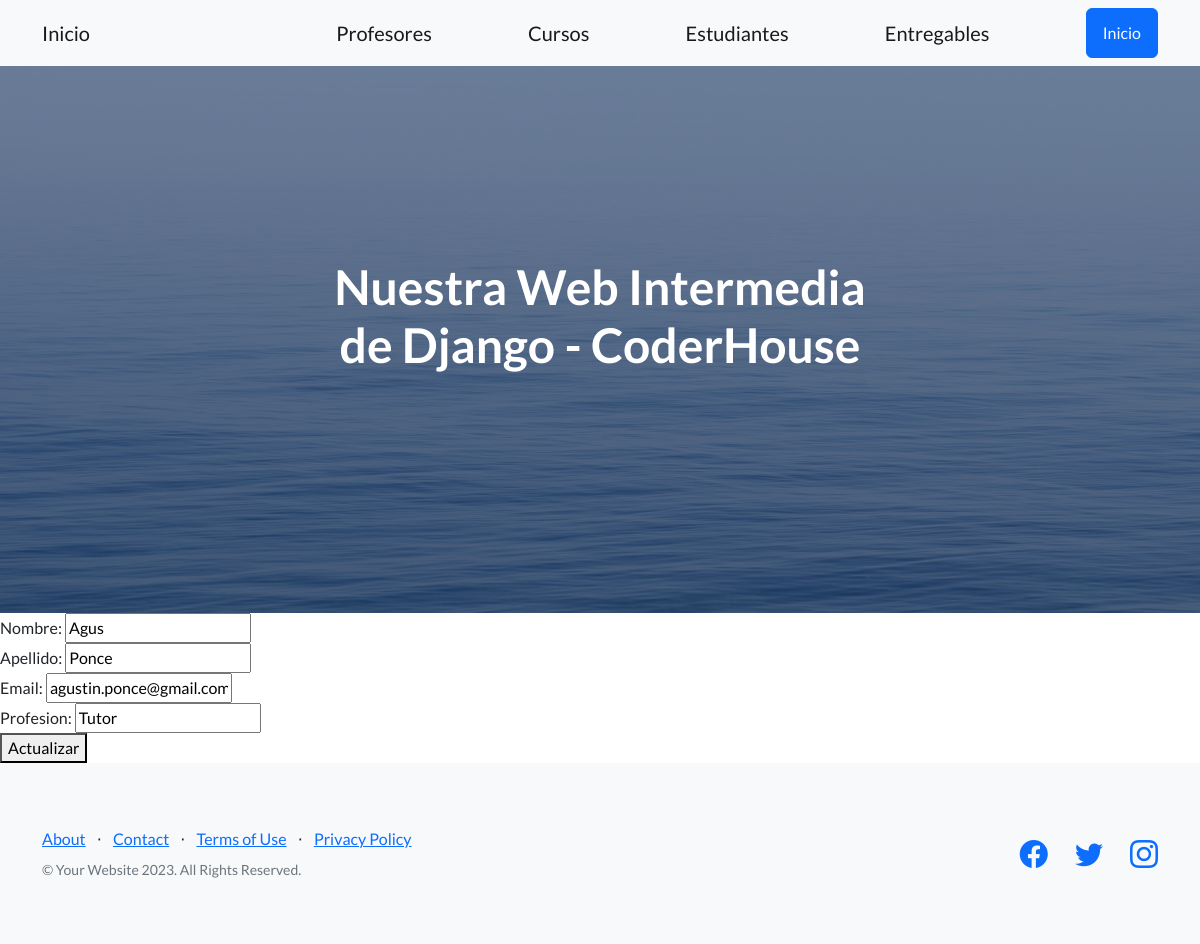
The app's page /app-coder/editarProfesor/3 with its own data.
### AppCoder/models.py (models this page shows, shortened)
class Profesor(models.Model):
    nombre = models.CharField(max_length=40)
    apellido = models.CharField(max_length=40)
    email = models.EmailField()
    profesion = models.CharField(max_length=50)
    cursos = models.ManyToManyField(Curso, blank=True, null=True)

### AppCoder/views.py (the view)
# urls.py: path('editarProfesor/<int:id>', editar_profesor, name="EditarProfesor"),
def editar_profesor(req, id):
    profesor = Profesor.objects.get(id=id)
    if req.method == 'POST':
        miFormulario = ProfesorFormulario(req.POST)
        if miFormulario.is_valid():
            data = miFormulario.cleaned_data
            profesor.nombre = data["nombre"]
            profesor.apellido = data["apellido"]
            profesor.email = data["email"]
            profesor.profesion = data["profesion"]
            profesor.save()
            return render(req, "inicio.html")
    else:
        miFormulario = ProfesorFormulario(initial={
            "nombre": profesor.nombre,
            "apellido": profesor.apellido,
            "email": profesor.email,
            "profesion": profesor.profesion,
        })
        return render(req, "editarProfesor.html", {"miFormulario": miFormulario, "id": profesor.id})

### AppCoder/forms.py
class ProfesorFormulario(forms.Form):
    nombre = forms.CharField(max_length=30)
    apellido = forms.CharField(max_length=30)
    email = forms.EmailField()
    profesion = forms.CharField(max_length=30)

### AppCoder/templates/editarProfesor.html
{% extends 'padre.html' %}
{% block contenidoQueCambia %}
    <form action="{% url 'EditarProfesor' id %}" method="post">{% csrf_token %}
        {{miFormulario.as_div}}
        <button type="submit"> Actualizar </button>
    </form>
{% endblock contenidoQueCambia %}

### records on screen
Profesor: nombre "Agus", apellido "Ponce", email "agustin.ponce@gmail.com", profesion "Tutor"
